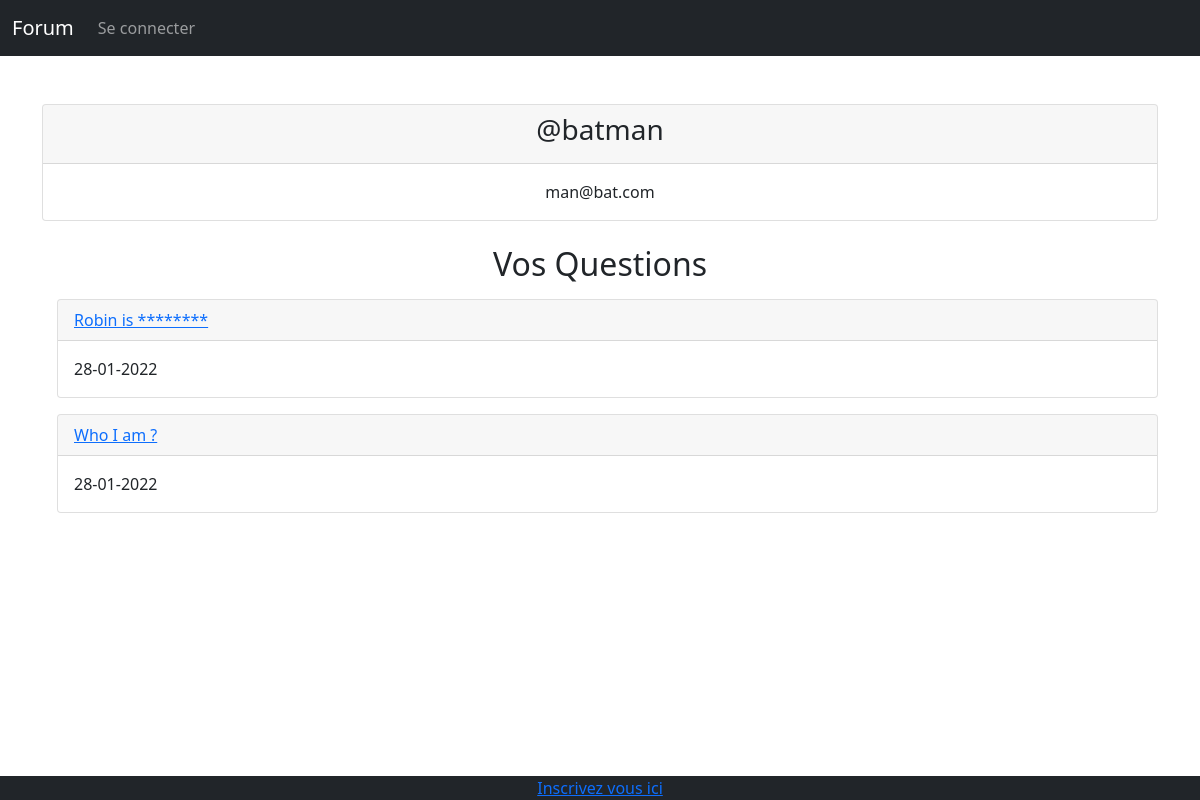
Page /profilUser.php?id=5 on the committed database.
### tables this page shows
CREATE TABLE IF NOT EXISTS `users` (
  `id` int(11) NOT NULL AUTO_INCREMENT,
  `username` varchar(50) NOT NULL,
  `mail` varchar(255) NOT NULL,
  `password` text NOT NULL,
  PRIMARY KEY (`id`)
);

CREATE TABLE IF NOT EXISTS `questions` (
  `id` int(11) NOT NULL AUTO_INCREMENT,
  `title` text NOT NULL,
  `userMessage` text NOT NULL,
  `id_author` int(11) NOT NULL,
  `username_author` varchar(50) NOT NULL,
  `publish_date` text NOT NULL,
  PRIMARY KEY (`id`)
);

### actions/users/userProfileAction.php (called while the page is built)
<?php
require('actions/database.php');
if(isset($_GET['id']) && !empty($_GET['id'])){
    $user_id = $_GET['id'];
    $controlUserExist = $bdd->prepare('SELECT * FROM users WHERE id = ?');
    $controlUserExist->execute(array($user_id));
    if($controlUserExist->rowCount() > 0){
    $userInfo = $controlUserExist->fetch();
    $username = $userInfo['username'];
    $userMail = $userInfo['mail'];
    $userQuestion = $bdd->prepare('SELECT * FROM questions WHERE id_author = ?');
    $userQuestion->execute(array($user_id));
    }else{
        $errorMessage = 'Aucun utilisateur ne correspond !';
    }
}else{
    $errorMessage = 'Aucun utilisateur ne correspond !';
}

### profilUser.php (the view, shortened to what this page needs)
<?php
require('actions/users/userProfileAction.php');
?>
<!DOCTYPE html>
<html lang="en">
<?php include('includes/header.php'); ?>
<body>
    <?php include('includes/navBar.php');?>
    <div class="container mt-5">
        <?php
            if(isset($userQuestion)){
                ?>
                    <div class="card">
                        <div class="card-header">
                            <h3 style="text-align:center">@<?= $username; ?></h3>
                        </div>
                        <div style="text-align:center" class="card-body">
                            <?= $userMail; ?>
                        </div>
                    </div>
                    <h2 class="mt-4" style="text-align:center">Vos Questions </h2>
                <?php
                while ($question = $userQuestion->fetch()){;?>
                    <div class="card mt-3" style="margin-left: 15px">
                        <div class="card-header">
                        <a href="question.php?id=<?= $question['id']; ?>">
                            <?= $question['title']; ?>
                        </a>
                        </div>
                        <div class="card-body">
                            <?= $question['publish_date'];?>
                        </div>
                    </div>
                    <?php
                }
            }
        ?>
    </div>
    <?php
    include('includes/footer.php');
?>
</body>
</html>

### rows in the picture
users: username "batman", mail "man@bat.com"
questions: title "Robin is ********", publish_date "28-01-2022"
questions: title "Who I am ?", publish_date "28-01-2022"
